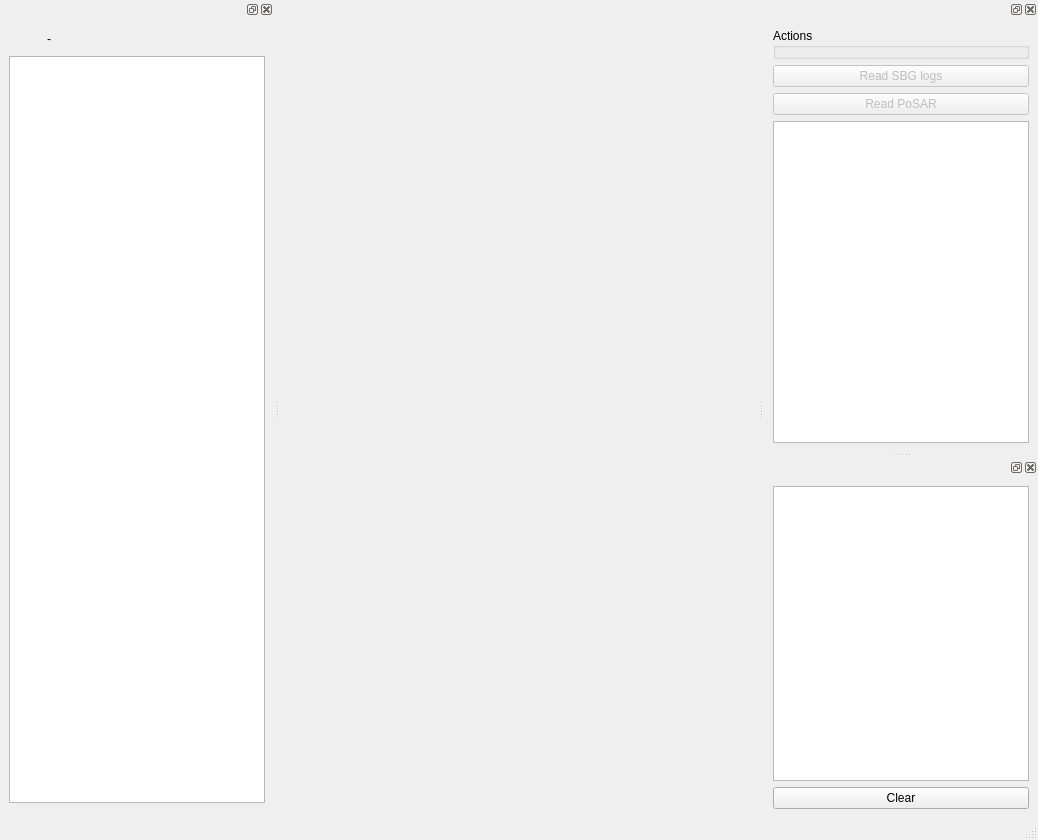
<?xml version="1.0" encoding="UTF-8"?>
<ui version="4.0">
 <class>MainWindow</class>
 <widget class="QMainWindow" name="MainWindow">
  <property name="geometry">
   <rect>
    <x>0</x>
    <y>0</y>
    <width>1038</width>
    <height>840</height>
   </rect>
  </property>
  <property name="windowTitle">
   <string>MainWindow</string>
  </property>
  <widget class="QWidget" name="centralwidget"/>
  <widget class="QStatusBar" name="statusbar"/>
  <widget class="QDockWidget" name="dockWidget_3">
   <attribute name="dockWidgetArea">
    <number>1</number>
   </attribute>
   <widget class="QWidget" name="dockWidgetContents_3">
    <layout class="QVBoxLayout" name="verticalLayout">
     <item>
      <layout class="QHBoxLayout" name="horizontalLayout">
       <item>
        <widget class="QPushButton" name="pushButton_home">
         <property name="text">
          <string>-</string>
         </property>
         <property name="flat">
          <bool>true</bool>
         </property>
        </widget>
       </item>
       <item>
        <spacer name="horizontalSpacer">
         <property name="orientation">
          <enum>Qt::Horizontal</enum>
         </property>
         <property name="sizeHint" stdset="0">
          <size>
           <width>40</width>
           <height>20</height>
          </size>
         </property>
        </spacer>
       </item>
      </layout>
     </item>
     <item>
      <widget class="QSplitter" name="splitter">
       <property name="orientation">
        <enum>Qt::Vertical</enum>
       </property>
       <widget class="QTreeView" name="treeView">
        <property name="rootIsDecorated">
         <bool>false</bool>
        </property>
        <property name="headerHidden">
         <bool>false</bool>
        </property>
       </widget>
      </widget>
     </item>
     <item>
      <widget class="QsciScintilla" name="textEdit">
       <property name="toolTip">
        <string/>
       </property>
       <property name="whatsThis">
        <string/>
       </property>
      </widget>
     </item>
    </layout>
   </widget>
  </widget>
  <widget class="QMenuBar" name="menubar">
   <property name="geometry">
    <rect>
     <x>0</x>
     <y>0</y>
     <width>1038</width>
     <height>29</height>
    </rect>
   </property>
  </widget>
  <widget class="QDockWidget" name="dockWidget_2">
   <attribute name="dockWidgetArea">
    <number>2</number>
   </attribute>
   <widget class="QWidget" name="dockWidgetContents_2">
    <layout class="QGridLayout" name="gridLayout">
     <item row="3" column="0">
      <widget class="QListWidget" name="viewHours">
       <property name="enabled">
        <bool>true</bool>
       </property>
      </widget>
     </item>
     <item row="0" column="0">
      <widget class="QGroupBox" name="groupBox">
       <property name="title">
        <string>Actions</string>
       </property>
      </widget>
     </item>
     <item row="1" column="0">
      <widget class="QPushButton" name="pushButton_readLogs">
       <property name="enabled">
        <bool>false</bool>
       </property>
       <property name="text">
        <string>Read SBG logs</string>
       </property>
      </widget>
     </item>
     <item row="2" column="0">
      <widget class="QPushButton" name="pushButton_readPoSAR">
       <property name="enabled">
        <bool>false</bool>
       </property>
       <property name="text">
        <string>Read PoSAR</string>
       </property>
      </widget>
     </item>
    </layout>
   </widget>
  </widget>
  <widget class="QDockWidget" name="dockWidget_8">
   <attribute name="dockWidgetArea">
    <number>2</number>
   </attribute>
   <widget class="QWidget" name="dockWidgetContents_8">
    <layout class="QVBoxLayout" name="verticalLayout_2">
     <item>
      <widget class="QTextEdit" name="textEdit_logging">
       <property name="readOnly">
        <bool>true</bool>
       </property>
      </widget>
     </item>
     <item>
      <widget class="QPushButton" name="pushButton_clear_logs">
       <property name="text">
        <string>Clear</string>
       </property>
      </widget>
     </item>
    </layout>
   </widget>
  </widget>
 </widget>
 <customwidgets>
  <customwidget>
   <class>QsciScintilla</class>
   <extends>QFrame</extends>
   <header>Qsci/qsciscintilla.h</header>
  </customwidget>
 </customwidgets>
 <resources/>
 <connections/>
</ui>
